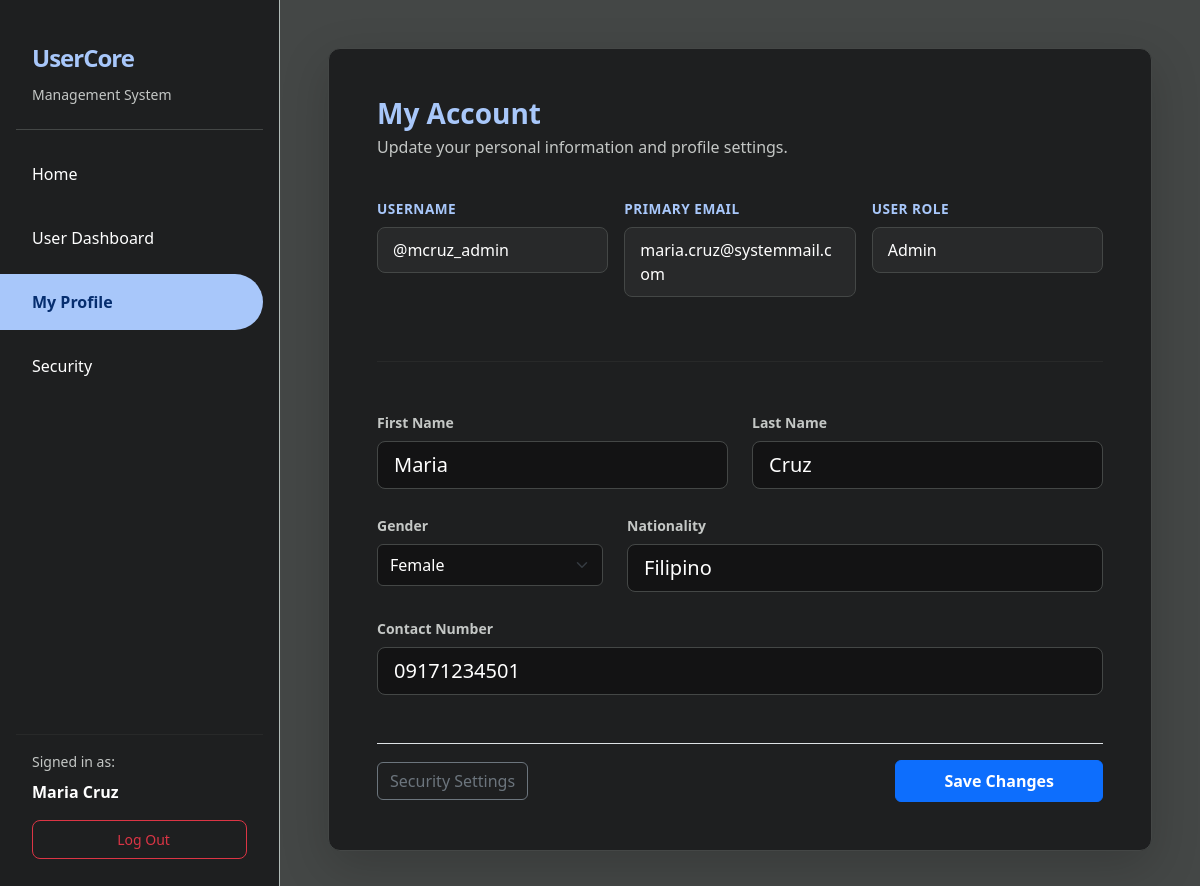
The app's page /profile.php (signed in) with its own data.
### tables this page shows
CREATE TABLE `users` (
  `id` int(11) NOT NULL,
  `username` varchar(50) NOT NULL,
  `email` varchar(120) NOT NULL,
  `password_hash` varchar(255) NOT NULL,
  `role` enum('admin','user') NOT NULL DEFAULT 'user',
  `firstname` varchar(60) NOT NULL,
  `lastname` varchar(60) NOT NULL,
  `gender` enum('male','female','other') DEFAULT 'other',
  `nationality` varchar(80) DEFAULT NULL,
  `contact_number` varchar(30) DEFAULT NULL,
  `created_at` timestamp NOT NULL DEFAULT current_timestamp()
);

### public/profile.php (the view, shortened to what this page needs)
<?php
require '../components/pdo.php';
$stmt = $pdo->prepare("SELECT * FROM users WHERE id = ?");
$stmt->execute([$_SESSION['user_id']]);
$me = $stmt->fetch();
?>
<!DOCTYPE html>
<html lang="en">
<head>
    <link href="https://cdn.jsdelivr.net/npm/bootstrap@5.3.3/dist/css/bootstrap.min.css" rel="stylesheet">
</head>
<body class="bg-light">
    <div class="d-flex">
        <?php include '../components/sidebar.php'; ?>
        <div class="flex-grow-1 p-5" style="background-color: #444746; min-height: 100vh;">
            <div class="card p-5 mx-auto shadow-lg" style="max-width: 900px;">
                <div class="mb-4">
                    <h2 class="h3 mb-1">My Account</h2>
                    <p class="text-secondary">Update your personal information and profile settings.</p>
                </div>
                <div class="row g-3 mb-5">
                    <div class="col-md-4">
                        <div class="read-only-label mb-2">Username</div>
                        <div class="read-only-value text-secondary">@<?= htmlspecialchars($me['username']) ?></div>
                    </div>
                    <div class="col-md-4">
                        <div class="read-only-label mb-2">Primary Email</div>
                        <div class="read-only-value text-secondary"><?= htmlspecialchars($me['email']) ?></div>
                    </div>
                    <div class="col-md-4">
                        <div class="read-only-label mb-2">User Role</div>
                        <div class="read-only-value text-secondary text-capitalize"><?= htmlspecialchars($me['role']) ?></div>
                    </div>
                </div>
                <hr class="mb-5" style="border-color: #444746;">
                <form method="POST">
                    <div class="row g-4 mb-4">
                        <div class="col-md-6">
                            <label class="form-label small text-secondary">First Name</label>
                            <input type="text" name="firstname" class="form-control form-control-lg" value="<?= htmlspecialchars($me['firstname']) ?>" required>
                        </div>
                        <div class="col-md-6">
                            <label class="form-label small text-secondary">Last Name</label>
                            <input type="text" name="lastname" class="form-control form-control-lg" value="<?= htmlspecialchars($me['lastname']) ?>" required>
                        </div>
                    </div>
                    <div class="row g-4 mb-4">
                        <div class="col-md-4">
                            <label class="form-label small text-secondary">Gender</label>
                            <select name="gender" class="form-select form-control-lg">
                                <option value="female" <?= $me['gender'] == 'female' ? 'selected' : '' ?>>Female</option>
                            </select>
                        </div>
                        <div class="col-md-8">
                            <label class="form-label small text-secondary">Nationality</label>
                            <input type="text" name="nationality" class="form-control form-control-lg" value="<?= htmlspecialchars($me['nationality']) ?>">
                        </div>
                    </div>
                    <div class="mb-5">
                        <label class="form-label small text-secondary">Contact Number</label>
                        <input type="text" name="contact_number" class="form-control form-control-lg" value="<?= htmlspecialchars($me['contact_number']) ?>">
                    </div>
                    <div class="d-flex justify-content-between align-items-center pt-3 border-top" style="border-color: #444746;">
                        <a href="change_password.php" class="btn btn-outline-secondary">Security Settings</a>
                        <button type="submit" class="btn btn-primary px-5 py-2 fw-bold">Save Changes</button>
                    </div>
                </form>
            </div>
        </div>
    </div>
</body>
</html>

### public/profile.php (style rules this page uses)
body { color: #ffffff !important; }
h1, h2, h3, .form-label, .read-only-label { color: #a8c7fa !important; font-weight: 600 !important; opacity: 1 !important; }
.card { background-color: #1e1f20; border: 1px solid #444746; border-radius: 12px; }
.text-secondary { color: #c4c7c5 !important; }
.form-control, .form-select { background-color: #131314; border: 1px solid #444746; color: #ffffff !important; }
.read-only-label { color: #a8c7fa; font-size: 0.85rem; text-transform: uppercase; letter-spacing: 0.5px; }
.read-only-value { background-color: #28292a; color: #ffffff !important; padding: 10px 15px; border-radius: 8px; border: 1px solid #444746; font-weight: 500; }

### records on screen
users: username "mcruz_admin", email "maria.cruz@systemmail.com", role "Admin", firstname "Maria", lastname "Cruz", gender "Female", nationality "Filipino", contact_number "09171234501"

### other values on screen
$fullName "Maria Cruz"
